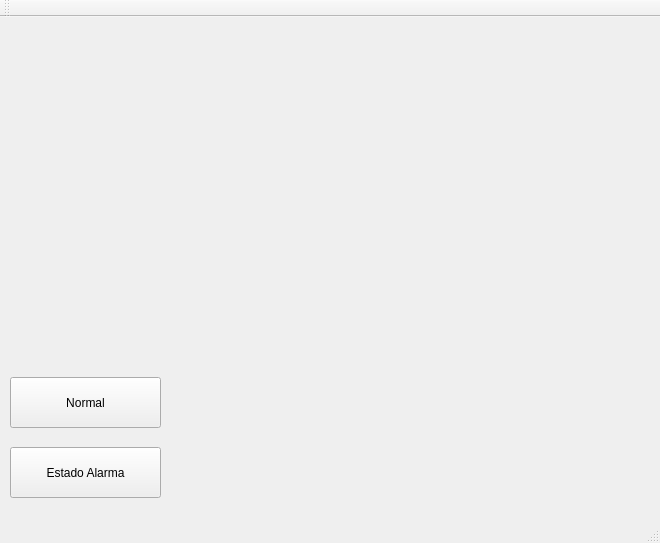
<?xml version="1.0" encoding="UTF-8"?>
<ui version="4.0">
 <class>Principal</class>
 <widget class="QMainWindow" name="Principal">
  <property name="geometry">
   <rect>
    <x>0</x>
    <y>0</y>
    <width>660</width>
    <height>543</height>
   </rect>
  </property>
  <property name="windowTitle">
   <string>Principal</string>
  </property>
  <widget class="QWidget" name="centralWidget">
   <widget class="QPushButton" name="btnAlarma">
    <property name="geometry">
     <rect>
      <x>10</x>
      <y>430</y>
      <width>151</width>
      <height>51</height>
     </rect>
    </property>
    <property name="text">
     <string>Estado Alarma</string>
    </property>
   </widget>
   <widget class="QPushButton" name="btnNormal">
    <property name="geometry">
     <rect>
      <x>10</x>
      <y>360</y>
      <width>151</width>
      <height>51</height>
     </rect>
    </property>
    <property name="text">
     <string>Normal</string>
    </property>
   </widget>
  </widget>
  <widget class="QMenuBar" name="menuBar">
   <property name="geometry">
    <rect>
     <x>0</x>
     <y>0</y>
     <width>660</width>
     <height>21</height>
    </rect>
   </property>
  </widget>
  <widget class="QToolBar" name="mainToolBar">
   <attribute name="toolBarArea">
    <enum>TopToolBarArea</enum>
   </attribute>
   <attribute name="toolBarBreak">
    <bool>false</bool>
   </attribute>
  </widget>
  <widget class="QStatusBar" name="statusBar"/>
 </widget>
 <layoutdefault spacing="6" margin="11"/>
 <resources/>
 <connections/>
</ui>
